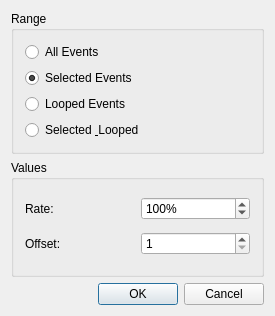
<?xml version="1.0" encoding="UTF-8"?>
<ui version="4.0">
 <class>VelocityBase</class>
 <widget class="QDialog" name="VelocityBase">
  <property name="geometry">
   <rect>
    <x>0</x>
    <y>0</y>
    <width>275</width>
    <height>316</height>
   </rect>
  </property>
  <property name="windowTitle">
   <string>MusE: Modify Velocity</string>
  </property>
  <layout class="QVBoxLayout" name="verticalLayout_2">
   <property name="spacing">
    <number>6</number>
   </property>
   <property name="margin">
    <number>11</number>
   </property>
   <item>
    <widget class="QGroupBox" name="rangeBox">
     <property name="title">
      <string>Range</string>
     </property>
     <layout class="QVBoxLayout" name="verticalLayout">
      <property name="spacing">
       <number>6</number>
      </property>
      <property name="margin">
       <number>11</number>
      </property>
      <item>
       <widget class="QRadioButton" name="allEvents">
        <property name="text">
         <string>All Events</string>
        </property>
       </widget>
      </item>
      <item>
       <widget class="QRadioButton" name="selectedEvents">
        <property name="text">
         <string>Selected Events</string>
        </property>
        <property name="checked">
         <bool>true</bool>
        </property>
       </widget>
      </item>
      <item>
       <widget class="QRadioButton" name="loopedEvents">
        <property name="text">
         <string>Looped Events</string>
        </property>
       </widget>
      </item>
      <item>
       <widget class="QRadioButton" name="selectedLooped">
        <property name="text">
         <string>Selected &amp; Looped</string>
        </property>
       </widget>
      </item>
     </layout>
    </widget>
   </item>
   <item>
    <widget class="QGroupBox" name="groupBox_2">
     <property name="title">
      <string>Values</string>
     </property>
     <layout class="QGridLayout" name="gridLayout">
      <property name="margin">
       <number>11</number>
      </property>
      <property name="spacing">
       <number>6</number>
      </property>
      <item row="0" column="0">
       <widget class="QLabel" name="TextLabel3">
        <property name="text">
         <string>Rate:</string>
        </property>
        <property name="wordWrap">
         <bool>false</bool>
        </property>
       </widget>
      </item>
      <item row="0" column="1">
       <widget class="QSpinBox" name="rate">
        <property name="suffix">
         <string>%</string>
        </property>
        <property name="maximum">
         <number>200</number>
        </property>
        <property name="value">
         <number>100</number>
        </property>
       </widget>
      </item>
      <item row="1" column="0">
       <widget class="QLabel" name="TextLabel4">
        <property name="text">
         <string>Offset:</string>
        </property>
        <property name="wordWrap">
         <bool>false</bool>
        </property>
       </widget>
      </item>
      <item row="1" column="1">
       <widget class="QSpinBox" name="offset">
        <property name="minimum">
         <number>1</number>
        </property>
        <property name="maximum">
         <number>127</number>
        </property>
        <property name="singleStep">
         <number>1</number>
        </property>
       </widget>
      </item>
     </layout>
    </widget>
   </item>
   <item>
    <layout class="QHBoxLayout" name="horizontalLayout">
     <property name="spacing">
      <number>6</number>
     </property>
     <item>
      <spacer name="Spacer1">
       <property name="orientation">
        <enum>Qt::Horizontal</enum>
       </property>
       <property name="sizeType">
        <enum>QSizePolicy::Expanding</enum>
       </property>
       <property name="sizeHint" stdset="0">
        <size>
         <width>20</width>
         <height>20</height>
        </size>
       </property>
      </spacer>
     </item>
     <item>
      <widget class="QPushButton" name="okButton">
       <property name="text">
        <string>OK</string>
       </property>
       <property name="autoDefault">
        <bool>false</bool>
       </property>
       <property name="default">
        <bool>true</bool>
       </property>
      </widget>
     </item>
     <item>
      <widget class="QPushButton" name="cancelButton">
       <property name="text">
        <string>Cancel</string>
       </property>
      </widget>
     </item>
    </layout>
   </item>
  </layout>
 </widget>
 <layoutdefault spacing="6" margin="11"/>
 <pixmapfunction>qPixmapFromMimeSource</pixmapfunction>
 <resources/>
 <connections>
  <connection>
   <sender>okButton</sender>
   <signal>clicked()</signal>
   <receiver>VelocityBase</receiver>
   <slot>accept()</slot>
   <hints>
    <hint type="sourcelabel">
     <x>20</x>
     <y>20</y>
    </hint>
    <hint type="destinationlabel">
     <x>20</x>
     <y>20</y>
    </hint>
   </hints>
  </connection>
  <connection>
   <sender>cancelButton</sender>
   <signal>clicked()</signal>
   <receiver>VelocityBase</receiver>
   <slot>reject()</slot>
   <hints>
    <hint type="sourcelabel">
     <x>20</x>
     <y>20</y>
    </hint>
    <hint type="destinationlabel">
     <x>20</x>
     <y>20</y>
    </hint>
   </hints>
  </connection>
 </connections>
</ui>
